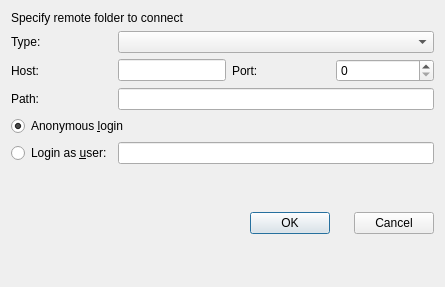
<?xml version="1.0" encoding="UTF-8"?>
<ui version="4.0">
 <class>ConnectServerDialog</class>
 <widget class="QDialog" name="ConnectServerDialog">
  <property name="geometry">
   <rect>
    <x>0</x>
    <y>0</y>
    <width>445</width>
    <height>287</height>
   </rect>
  </property>
  <property name="windowTitle">
   <string>Connect to remote server</string>
  </property>
  <property name="windowIcon">
   <iconset theme="folder-remote">
    <normaloff>.</normaloff>.</iconset>
  </property>
  <layout class="QGridLayout" name="gridLayout">
   <item row="0" column="0" colspan="4">
    <widget class="QLabel" name="label">
     <property name="sizePolicy">
      <sizepolicy hsizetype="Preferred" vsizetype="Fixed">
       <horstretch>0</horstretch>
       <verstretch>0</verstretch>
      </sizepolicy>
     </property>
     <property name="text">
      <string>Specify remote folder to connect</string>
     </property>
    </widget>
   </item>
   <item row="2" column="1">
    <widget class="QLineEdit" name="host"/>
   </item>
   <item row="4" column="0">
    <widget class="QLabel" name="label_5">
     <property name="text">
      <string>Path:</string>
     </property>
    </widget>
   </item>
   <item row="1" column="0">
    <widget class="QLabel" name="label_2">
     <property name="text">
      <string>Type:</string>
     </property>
    </widget>
   </item>
   <item row="5" column="0" colspan="4">
    <widget class="QRadioButton" name="ananymousLogin">
     <property name="text">
      <string>Anonymous &amp;login</string>
     </property>
     <property name="checked">
      <bool>true</bool>
     </property>
    </widget>
   </item>
   <item row="4" column="1" colspan="3">
    <widget class="QLineEdit" name="path"/>
   </item>
   <item row="8" column="3">
    <widget class="QDialogButtonBox" name="buttonBox_2">
     <property name="orientation">
      <enum>Qt::Horizontal</enum>
     </property>
     <property name="standardButtons">
      <set>QDialogButtonBox::Cancel</set>
     </property>
    </widget>
   </item>
   <item row="6" column="1" colspan="3">
    <widget class="QLineEdit" name="userName"/>
   </item>
   <item row="2" column="0">
    <widget class="QLabel" name="label_3">
     <property name="text">
      <string>Host:</string>
     </property>
    </widget>
   </item>
   <item row="6" column="0">
    <widget class="QRadioButton" name="loginAsUser">
     <property name="text">
      <string>Login as &amp;user:</string>
     </property>
    </widget>
   </item>
   <item row="2" column="3">
    <widget class="QSpinBox" name="port">
     <property name="maximum">
      <number>65535</number>
     </property>
    </widget>
   </item>
   <item row="8" column="0">
    <spacer name="verticalSpacer">
     <property name="orientation">
      <enum>Qt::Vertical</enum>
     </property>
     <property name="sizeHint" stdset="0">
      <size>
       <width>20</width>
       <height>40</height>
      </size>
     </property>
    </spacer>
   </item>
   <item row="1" column="1" colspan="3">
    <widget class="QComboBox" name="serverType"/>
   </item>
   <item row="2" column="2">
    <widget class="QLabel" name="label_4">
     <property name="text">
      <string>Port:</string>
     </property>
    </widget>
   </item>
   <item row="8" column="2">
    <widget class="QDialogButtonBox" name="buttonBox_1">
     <property name="standardButtons">
      <set>QDialogButtonBox::Ok</set>
     </property>
    </widget>
   </item>
  </layout>
 </widget>
 <resources/>
 <connections>
  <connection>
   <sender>buttonBox_2</sender>
   <signal>accepted()</signal>
   <receiver>ConnectServerDialog</receiver>
   <slot>accept()</slot>
   <hints>
    <hint type="sourcelabel">
     <x>254</x>
     <y>249</y>
    </hint>
    <hint type="destinationlabel">
     <x>157</x>
     <y>274</y>
    </hint>
   </hints>
  </connection>
  <connection>
   <sender>buttonBox_2</sender>
   <signal>rejected()</signal>
   <receiver>ConnectServerDialog</receiver>
   <slot>reject()</slot>
   <hints>
    <hint type="sourcelabel">
     <x>322</x>
     <y>249</y>
    </hint>
    <hint type="destinationlabel">
     <x>286</x>
     <y>274</y>
    </hint>
   </hints>
  </connection>
  <connection>
   <sender>loginAsUser</sender>
   <signal>toggled(bool)</signal>
   <receiver>userName</receiver>
   <slot>setEnabled(bool)</slot>
   <hints>
    <hint type="sourcelabel">
     <x>65</x>
     <y>194</y>
    </hint>
    <hint type="destinationlabel">
     <x>163</x>
     <y>184</y>
    </hint>
   </hints>
  </connection>
 </connections>
</ui>
